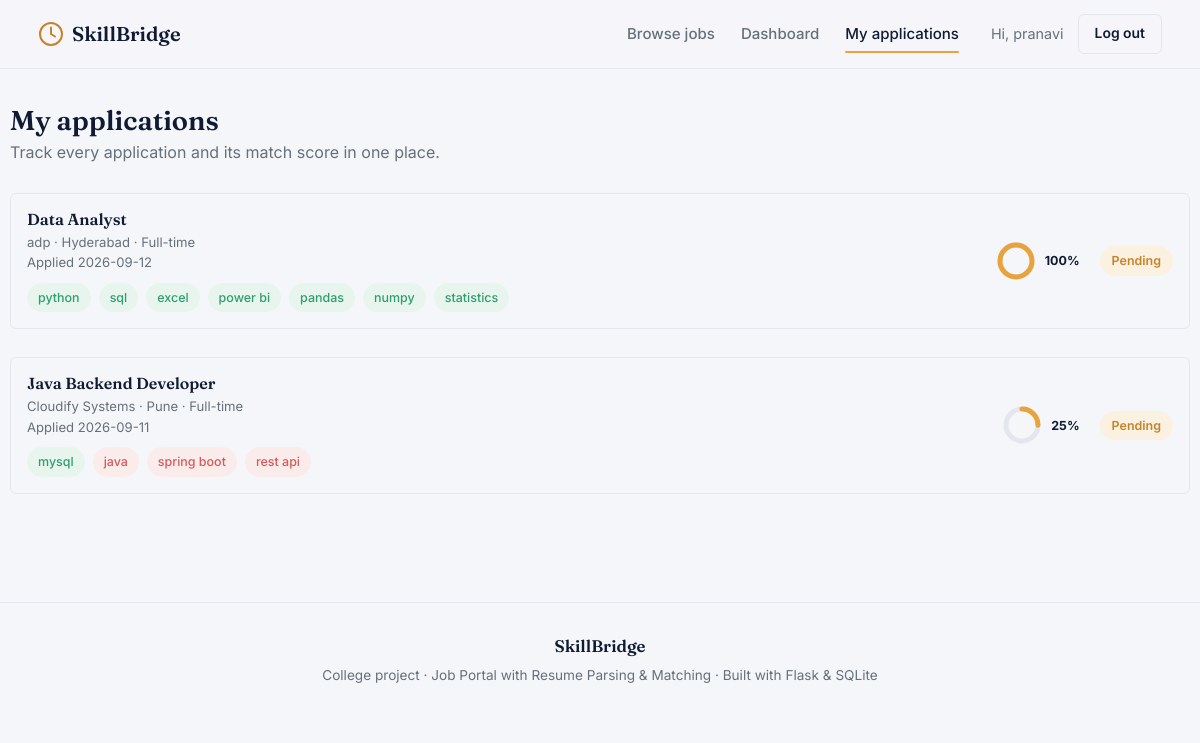
The page /applications (signed in) on the database its author committed.
### tables this page shows
CREATE TABLE users (
    user_id       INTEGER PRIMARY KEY AUTOINCREMENT,
    name          TEXT NOT NULL,
    email         TEXT NOT NULL UNIQUE,
    password_hash TEXT NOT NULL,
    role          TEXT NOT NULL CHECK (role IN ('jobseeker', 'recruiter')),
    company_name  TEXT,                       -- only used for recruiters
    phone         TEXT,
    created_at    TIMESTAMP DEFAULT CURRENT_TIMESTAMP
);

CREATE TABLE matching_results (
    match_id         INTEGER PRIMARY KEY AUTOINCREMENT,
    application_id   INTEGER NOT NULL UNIQUE,
    resume_id        INTEGER NOT NULL,
    job_id           INTEGER NOT NULL,
    match_score      REAL NOT NULL,             -- percentage 0-100
    matched_skills   TEXT,                       -- comma-separated overlap
    missing_skills   TEXT,                       -- comma-separated gap
    generated_at     TIMESTAMP DEFAULT CURRENT_TIMESTAMP,
    FOREIGN KEY (application_id) REFERENCES applications(application_id) ON DELETE CASCADE,
    FOREIGN KEY (resume_id)      REFERENCES resumes(resume_id) ON DELETE CASCADE,
    FOREIGN KEY (job_id)         REFERENCES jobs(job_id) ON DELETE CASCADE
);

CREATE TABLE jobs (
    job_id           INTEGER PRIMARY KEY AUTOINCREMENT,
    recruiter_id     INTEGER NOT NULL,
    title            TEXT NOT NULL,
    company          TEXT NOT NULL,
    location         TEXT NOT NULL,
    job_type         TEXT NOT NULL CHECK (job_type IN ('Full-time','Part-time','Internship','Remote')),
    salary_range     TEXT,
    description      TEXT NOT NULL,
    skills_required  TEXT NOT NULL,            -- comma-separated
    posted_at        TIMESTAMP DEFAULT CURRENT_TIMESTAMP,
    FOREIGN KEY (recruiter_id) REFERENCES users(user_id) ON DELETE CASCADE
);

CREATE TABLE applications (
    application_id INTEGER PRIMARY KEY AUTOINCREMENT,
    job_id         INTEGER NOT NULL,
    user_id        INTEGER NOT NULL,
    resume_id      INTEGER NOT NULL,
    status         TEXT NOT NULL DEFAULT 'Pending' CHECK (status IN ('Pending','Shortlisted','Rejected','Hired')),
    applied_at     TIMESTAMP DEFAULT CURRENT_TIMESTAMP,
    FOREIGN KEY (job_id)    REFERENCES jobs(job_id) ON DELETE CASCADE,
    FOREIGN KEY (user_id)   REFERENCES users(user_id) ON DELETE CASCADE,
    FOREIGN KEY (resume_id) REFERENCES resumes(resume_id) ON DELETE CASCADE,
    UNIQUE (job_id, user_id)                    -- a seeker can apply to a job only once
);

### app.py (the view)
@app.route(
    "/applications"
)
@login_required(
    role="jobseeker"
)
def applications():
    user = current_user()
    conn = get_db()
    rows = conn.execute(
        """
        SELECT
            a.*,
            j.title,
            j.company,
            j.location,
            j.job_type,
            m.match_score,
            m.matched_skills,
            m.missing_skills
        FROM applications a
        JOIN jobs j
            ON a.job_id = j.job_id
        LEFT JOIN matching_results m
            ON m.application_id = a.application_id
        WHERE a.user_id = ?
        ORDER BY a.applied_at DESC
        """,
        (
            user["user_id"],
        )
    ).fetchall()
    conn.close()
    return render_template(
        "applications.html",
        applications=rows
    )

### app.py (called while the page is built, shortened)
def get_db():
    conn = sqlite3.connect(DATABASE)
    conn.row_factory = sqlite3.Row
    conn.execute(
        "PRAGMA foreign_keys = ON"
    )
    return conn

def current_user():
    if "user_id" not in session:
        return None
    conn = get_db()
    user = conn.execute(
        """
        SELECT *
        FROM users
        WHERE user_id = ?
        """,
        (
            session["user_id"],
        )
    ).fetchone()
    conn.close()
    return user

def login_required(role=None):
    def decorator(function):
        @wraps(function)
        def wrapped(*args, **kwargs):
            user = current_user()
            return function(
                *args,
                **kwargs
            )
        return wrapped
    return decorator

@app.context_processor
def inject_user():
    return {
        "logged_in_user": current_user()
    }

### templates/applications.html (shortened to what this page needs)
{% extends "base.html" %}
{% block content %}
<div class="container section-tight">
  <div class="section-head">
    <div>
      <h2>My applications</h2>
      <p>Track every application and its match score in one place.</p>
    </div>
  </div>
  {% if applications %}
  <div class="job-list">
    {% for a in applications %}
    <div class="app-row" style="flex-wrap:wrap;">
      <div class="app-row-main">
        <h4>{{ a['title'] }}</h4>
        <div class="meta">{{ a['company'] }} &middot; {{ a['location'] }} &middot; {{ a['job_type'] }}</div>
        <div class="meta">Applied {{ a['applied_at'].split(' ')[0] }}</div>
        {% if a['matched_skills'] %}
        <div class="match-skill-row" style="margin-top:10px;">
          {% for s in a['matched_skills'].split(',') if s.strip() %}
            <span class="chip">{{ s.strip() }}</span>
          {% endfor %}
          {% for s in a['missing_skills'].split(',') if s.strip() %}
            <span class="chip chip-missing">{{ s.strip() }}</span>
          {% endfor %}
        </div>
        {% endif %}
      </div>
      <div style="display:flex; align-items:center; gap:20px;">
        {% if a['match_score'] is not none %}
        <div class="mini-ring-wrap">
          <svg class="mini-ring" viewBox="0 0 42 42" data-ring-score="{{ a['match_score'] }}">
            <circle class="mini-ring-bg" cx="21" cy="21" r="16"></circle>
            <circle class="mini-ring-fg" cx="21" cy="21" r="16"></circle>
          </svg>
          <span class="mini-ring-text">{{ a['match_score']|round|int }}%</span>
        </div>
        {% endif %}
        <span class="status-badge status-{{ a['status'] }}">{{ a['status'] }}</span>
      </div>
    </div>
    {% endfor %}
  </div>
  {% else %}
  <div class="empty-state">
    <p style="margin:0 0 14px;">You haven't applied to any jobs yet.</p>
    <a href="{{ url_for('jobs') }}" class="btn btn-accent btn-sm">Browse jobs</a>
  </div>
  {% endif %}
</div>
{% endblock %}

### templates/base.html (shortened to what this page needs)
<!DOCTYPE html>
<html lang="en">
<head>
<link rel="stylesheet" href="{{ url_for('static', filename='css/style.css') }}">
</head>
<body>
<header class="site-header">
  <div class="header-inner">
    <a class="brand" href="{{ url_for('home') }}">
      <span class="brand-mark">
        <svg width="26" height="26" viewBox="0 0 26 26" fill="none">
          <circle cx="13" cy="13" r="11" stroke="currentColor" stroke-width="2"/>
          <path d="M13 6.5V13L17 15.5" stroke="currentColor" stroke-width="2" stroke-linecap="round"/>
        </svg>
      </span>
      SkillBridge
    </a>
    <nav class="main-nav">
      <a href="{{ url_for('jobs') }}" class="{{ 'active' if request.endpoint == 'jobs' }}">Browse jobs</a>
      {% if logged_in_user and logged_in_user['role'] == 'jobseeker' %}
        <a href="{{ url_for('jobseeker_dashboard') }}" class="{{ 'active' if request.endpoint == 'jobseeker_dashboard' }}">Dashboard</a>
        <a href="{{ url_for('applications') }}" class="{{ 'active' if request.endpoint == 'applications' }}">My applications</a>
      {% elif logged_in_user and logged_in_user['role'] == 'recruiter' %}
        <a href="{{ url_for('recruiter_dashboard') }}" class="{{ 'active' if request.endpoint == 'recruiter_dashboard' }}">Dashboard</a>
        <a href="{{ url_for('post_job') }}" class="{{ 'active' if request.endpoint == 'post_job' }}">Post a job</a>
      {% endif %}
    </nav>
    <div class="header-actions">
      {% if logged_in_user %}
        <span class="header-user">Hi, {{ logged_in_user['name'].split(' ')[0] }}</span>
        <a href="{{ url_for('logout') }}" class="btn btn-ghost btn-sm">Log out</a>
      {% else %}
        <a href="{{ url_for('login') }}" class="btn btn-ghost btn-sm">Log in</a>
        <a href="{{ url_for('register') }}" class="btn btn-primary btn-sm">Sign up</a>
      {% endif %}
    </div>
  </div>
</header>
<main class="page-enter">
  {% block content %}{% endblock %}
</main>
<footer class="site-footer">
  <div class="footer-inner">
    <div class="brand footer-brand">SkillBridge</div>
    <p>College project &middot; Job Portal with Resume Parsing &amp; Matching &middot; Built with Flask &amp; SQLite</p>
  </div>
</footer>
</body>
</html>

### static/css/style.css (style rules this page uses)
:root { --navy: #1B2A4A; --navy-dark: #101B33; --navy-soft: #2C3E63; --amber: #E8A33D; --amber-dark: #C6842A; --bg: #F5F6FA; --surface: #FFFFFF; --ink: #1F2430; --muted: #66707A; --border: #E3E6EC; --success: #2E9E6D; --success-bg: #E7F5EE; --danger: #D65A5A; --danger-bg: #FBECEC; --warning: #C6842A; --warning-bg: #FBF1E1; --radius: 10px; --radius-sm: 6px; --shadow-soft: 0 1px 2px rgba(16, 27, 51, 0.06); --shadow-card: 0 6px 20px rgba(16, 27, 51, 0.08); --font-display: 'Fraunces', Georgia, serif; --font-body: 'Inter', -apple-system, BlinkMacSystemFont, sans-serif; }
* { box-sizing: border-box; }
html { scroll-behavior: smooth; }
body { margin: 0; font-family: var(--font-body); background: var(--bg); color: var(--ink); line-height: 1.55; -webkit-font-smoothing: antialiased; }
h1, h2, h3, h4 { font-family: var(--font-display); color: var(--navy-dark); margin: 0 0 0.5em 0; line-height: 1.15; font-weight: 600; }
p { margin: 0 0 1em 0; }
a { color: inherit; text-decoration: none; }
.page-enter { animation: enterUp 0.55s cubic-bezier(.22,.9,.35,1) both; animation-delay: 0.05s; }
.site-header { position: sticky; top: 0; z-index: 100; background: rgba(245, 246, 250, 0.9); backdrop-filter: blur(8px); border-bottom: 1px solid var(--border); }
.header-inner { max-width: 1180px; margin: 0 auto; padding: 14px 28px; display: flex; align-items: center; gap: 32px; }
.brand { font-family: var(--font-display); font-weight: 600; font-size: 1.25rem; color: var(--navy-dark); display: flex; align-items: center; gap: 8px; margin-right: auto; }
.brand-mark { color: var(--amber-dark); display: inline-flex; }
.main-nav { display: flex; gap: 26px; }
.main-nav a { font-size: 0.94rem; font-weight: 500; color: var(--muted); position: relative; padding: 4px 0; transition: color 0.2s ease; }
.main-nav a:hover, .main-nav a.active { color: var(--navy-dark); }
.main-nav a.active::after { content: ""; position: absolute; left: 0; right: 0; bottom: -4px; height: 2px; background: var(--amber); border-radius: 2px; }
.header-actions { display: flex; align-items: center; gap: 14px; }
.header-user { font-size: 0.9rem; color: var(--muted); }
.btn { display: inline-flex; align-items: center; justify-content: center; gap: 8px; padding: 12px 22px; border-radius: var(--radius-sm); font-weight: 600; font-size: 0.95rem; border: 1px solid transparent; cursor: pointer; transition: transform 0.15s ease, box-shadow 0.15s ease, background 0.15s ease, border-color 0.15s ease; font-family: var(--font-body); }
.btn-ghost { background: transparent; color: var(--navy-dark); border-color: var(--border); }
.btn-sm { padding: 8px 16px; font-size: 0.87rem; }
.container { max-width: 1180px; margin: 0 auto; padding: 0 28px; }
.section-tight { padding: 36px 0; }
.match-skill-row { margin-top: 22px; display: flex; flex-wrap: wrap; gap: 8px; }
.chip { font-size: 0.78rem; padding: 5px 11px; border-radius: 20px; background: var(--success-bg); color: var(--success); font-weight: 500; }
.chip.chip-missing { background: var(--danger-bg); color: var(--danger); }
.section-head { display: flex; justify-content: space-between; align-items: flex-end; margin-bottom: 28px; }
.section-head h2 { font-size: 1.7rem; margin-bottom: 4px; }
.section-head p { color: var(--muted); margin: 0; }
.job-list { display: flex; flex-direction: column; gap: 16px; }
.app-row { display: flex; align-items: center; justify-content: space-between; gap: 16px; padding: 16px; border: 1px solid var(--border); border-radius: var(--radius-sm); margin-bottom: 12px; transition: box-shadow 0.15s ease; }
.app-row-main h4 { margin: 0 0 4px; font-size: 1rem; }
.app-row-main .meta { font-size: 0.82rem; color: var(--muted); }
.status-badge { font-size: 0.78rem; font-weight: 600; padding: 5px 12px; border-radius: 20px; }
.status-Pending { background: var(--warning-bg); color: var(--warning); }
.mini-ring-wrap { display: flex; align-items: center; gap: 8px; }
.mini-ring { width: 42px; height: 42px; transform: rotate(-90deg); }
.mini-ring-text { font-size: 0.78rem; font-weight: 700; color: var(--navy-dark); }
.site-footer { border-top: 1px solid var(--border); padding: 30px 0; margin-top: 60px; }
.footer-inner { max-width: 1180px; margin: 0 auto; padding: 0 28px; text-align: center; }
.footer-brand { font-size: 1.05rem; justify-content: center; margin-bottom: 6px; display: flex; }
.site-footer p { color: var(--muted); font-size: 0.85rem; margin: 0; }

### rows shown on the page
users: name "pranavi"
matching_results: title "Data Analyst", company "adp", location "Hyderabad", job_type "Full-time", applied_at "2026-09-12", strip "python" "sql" "excel" "power bi" "pandas" "numpy" "statistics", match_score "100", status "Pending"
matching_results: title "Java Backend Developer", company "Cloudify Systems", location "Pune", job_type "Full-time", applied_at "2026-09-11", strip "mysql", strip "java" "spring boot" "rest api", match_score "25", status "Pending"
